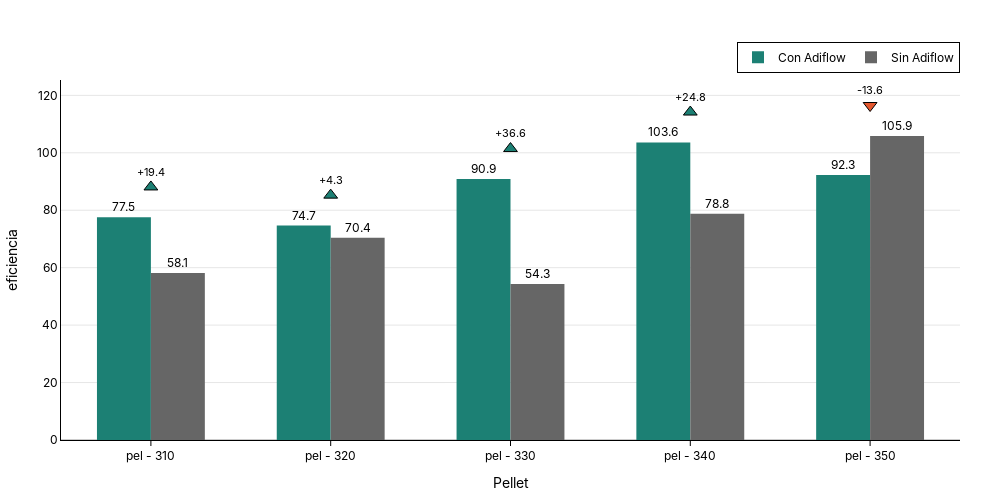

Write notebook code for a chart like this one.
### Code cell
fig = plot_bar(df=data_dosis_agua.round(2),
         x_col="Pellet",
         y_col="eficiencia",
         group_col="Inclusión adiflow",
         cat_base="Sin Adiflow",
         show_delta=True,
         hover_data_cols=["tot_ton_pel"])
fig.show()
s3.save_plotly_html(fig, "pel.html")

### Figure 1 — Plotly figure (JSON) as saved in the notebook; plotly's stock layout.template omitted (floating-point values rounded to 4 significant figures)
{"data": [{"customdata": [["pel - 310", "Con Adiflow", "1184.67"], ["pel - 320", "Con Adiflow", "3196.77"], ["pel - 330", "Con Adiflow", "204.71"], ["pel - 340", "Con Adiflow", "549.7"], ["pel - 350", "Con Adiflow", "1191.74"]], "hovertemplate": "<b>Pellet:</b> %{customdata[0]}<br><b>eficiencia:</b> %{y:.1f}<br><b>Inclusión adiflow:</b> %{customdata[1]}<br><b>tot_ton_pel:</b> %{customdata[2]}<extra></extra>", "marker": {"color": "#1C8074", "line": {"width": 0}}, "name": "Con Adiflow", "text": [77.52, 74.67, 90.89, 103.6, 92.29], "textposition": "outside", "texttemplate": "%{text:.1f}", "type": "bar", "x": ["pel - 310", "pel - 320", "pel - 330", "pel - 340", "pel - 350"], "y": [77.52, 74.67, 90.89, 103.6, 92.29]}, {"customdata": [["pel - 310", "Sin Adiflow", "1480.74"], ["pel - 320", "Sin Adiflow", "2937.85"], ["pel - 330", "Sin Adiflow", "270.92"], ["pel - 340", "Sin Adiflow", "468.18"], ["pel - 350", "Sin Adiflow", "1168.04"]], "hovertemplate": "<b>Pellet:</b> %{customdata[0]}<br><b>eficiencia:</b> %{y:.1f}<br><b>Inclusión adiflow:</b> %{customdata[1]}<br><b>tot_ton_pel:</b> %{customdata[2]}<extra></extra>", "marker": {"color": "#666666", "line": {"width": 0}}, "name": "Sin Adiflow", "text": [58.13, 70.39, 54.28, 78.8, 105.9], "textposition": "outside", "texttemplate": "%{text:.1f}", "type": "bar", "x": ["pel - 310", "pel - 320", "pel - 330", "pel - 340", "pel - 350"], "y": [58.13, 70.39, 54.28, 78.8, 105.9]}, {"hoverinfo": "skip", "marker": {"color": ["#1C8074", "#1C8074", "#1C8074", "#1C8074", "#E4572E"], "line": {"color": "black", "width": 1}, "size": 12, "symbol": ["triangle-up", "triangle-up", "triangle-up", "triangle-up", "triangle-down"]}, "mode": "markers+text", "showlegend": false, "text": ["+19.4", "+4.3", "+36.6", "+24.8", "-13.6"], "textfont": {"color": "black", "size": 11}, "textposition": "top center", "type": "scatter", "x": ["pel - 310", "pel - 320", "pel - 330", "pel - 340", "pel - 350"], "y": [88.11, 85.26, 101.5, 114.2, 116.5]}], "layout": {"bargap": 0.4, "barmode": "group", "font": {"color": "black", "family": "Inter, Arial, sans-serif"}, "height": 500, "hoverlabel": {"bgcolor": "white", "bordercolor": "black", "font": {"color": "black"}}, "legend": {"bgcolor": "rgba(255,255,255,0.8)", "bordercolor": "black", "borderwidth": 1, "font": {"color": "black"}, "orientation": "h", "title": {"text": ""}, "x": 1, "xanchor": "right", "y": 1.02, "yanchor": "bottom"}, "margin": {"b": 40, "l": 40, "r": 40, "t": 80}, "paper_bgcolor": "rgba(0,0,0,0)", "plot_bgcolor": "rgba(0,0,0,0)", "title": {"font": {"color": "black"}, "text": "<b><b>", "x": 0.5, "xanchor": "center", "y": 0.95, "yanchor": "top"}, "width": 1000, "xaxis": {"categoryarray": ["pel - 310", "pel - 320", "pel - 330", "pel - 340", "pel - 350"], "categoryorder": "array", "linecolor": "black", "linewidth": 1, "showline": true, "tickcolor": "black", "tickfont": {"color": "black"}, "ticks": "outside", "title": {"font": {"color": "black"}, "text": "Pellet"}}, "yaxis": {"gridcolor": "rgba(0,0,0,0.1)", "linecolor": "black", "linewidth": 1, "showgrid": true, "showline": true, "tickfont": {"color": "black"}, "title": {"font": {"color": "black"}, "text": "eficiencia"}, "zeroline": true, "zerolinecolor": "rgba(0,0,0,0.2)"}}}
